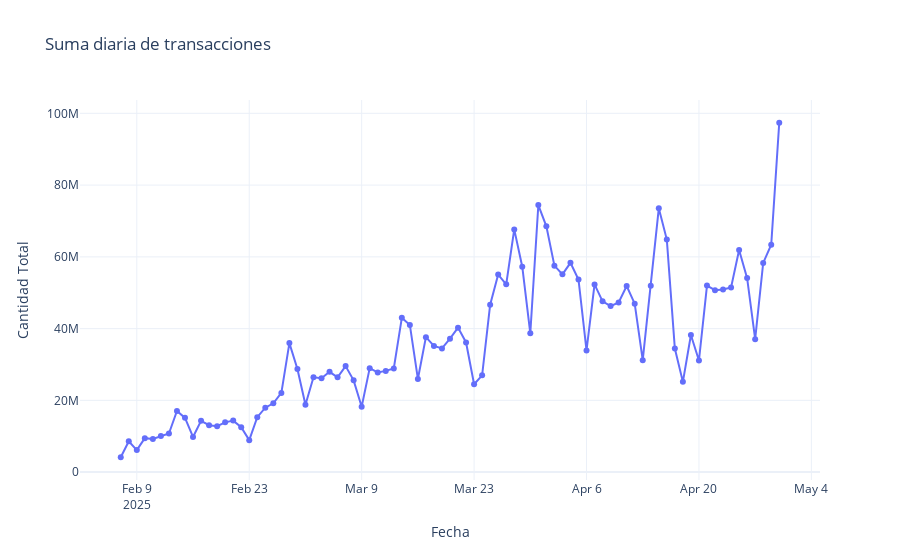

Notebook cell for this chart:
### Code cell
# Transacciones por día.
grouped['dia'] = grouped['fecha'].dt.to_period('D').apply(lambda r: r.start_time)
diario = grouped.groupby('dia')['cantidad'].sum().reset_index()

fig = px.line(
    diario,
    x='dia',
    y='cantidad',
    markers=True,  # Para que se vean los puntos
    title='Suma diaria de transacciones',
    labels={'dia': 'Fecha', 'cantidad': 'Cantidad Total'},
    template='plotly_white'
)

# Personalizar el tooltip
fig.update_traces(hovertemplate='Fecha: %{x}<br>Cantidad: %{y}')

fig.show()
